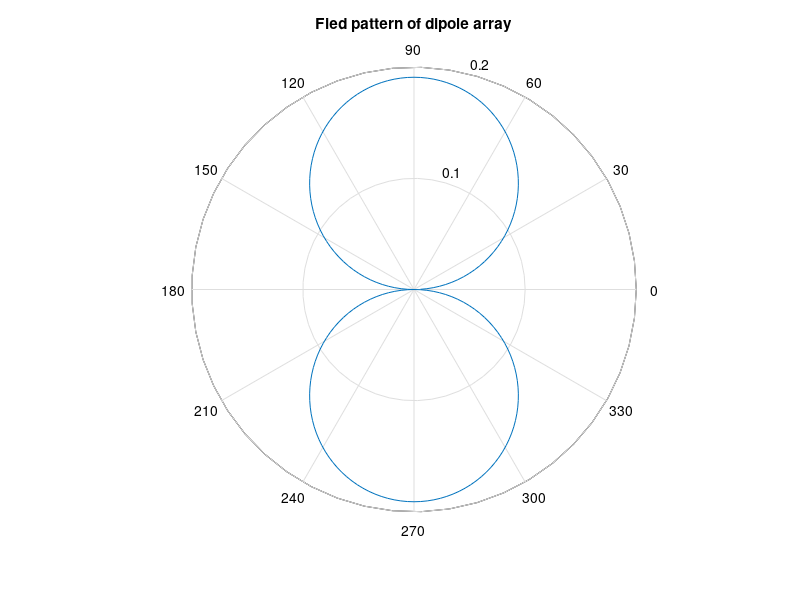

Reproduce this figure in MATLAB.
clc;
lambda=input('enter the value of wavelength= ');
l=input('enter your dipole length in terms of lambda (for ex:0.5 for lambda)= ');
ratio=l/lambda;
B=(2*pi/lambda);
theta=pi/100:pi/100:2*pi;
if ratio<=0.1
E=sin(theta);
En=abs(E);
polar(theta, En);
title('Fied pattern of dipole array');
else
f1=cos(B*1/2 .* cos(theta)); 
f2=cos(B*1/2);
f3=sin(theta);
E=(f1-f2)./f3;
En=abs(E);
polar(theta,En);
title('Fied pattern of dipole array');
end;